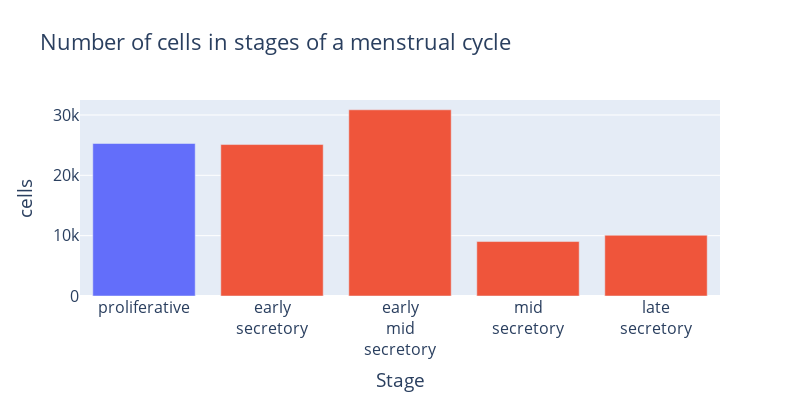

The cell this chart's notebook holds for it:
### Markdown cell above
## Stage

### Code cell
stage = count('Stage', data)
menstrual_cycle= ['proliferative', 'early<br>secretory', 'early<br>mid<br>secretory', 'mid<br>secretory', 'late<br>secretory']
stage = stage.reindex(menstrual_cycle)

plt = px.bar(stage,
             color=['p', 's', 's', 's', 's'],
             title='Number of cells in stages of a menstrual cycle',
             width=800,
             height=400,
             labels={'value':'cells'})

plt.update_layout(showlegend=False,
                  font={'size':16})
plt

### Figure 1 — Plotly figure (JSON) as saved in the notebook; plotly's stock layout.template omitted (floating-point values rounded to 4 significant figures)
{"data": [{"hovertemplate": "color=p<br>Stage=%{x}<br>cells=%{y}<extra></extra>", "legendgroup": "p", "marker": {"color": "#636efa", "pattern": {"shape": ""}}, "name": "p", "orientation": "v", "showlegend": true, "textposition": "auto", "type": "bar", "x": ["proliferative"], "xaxis": "x", "y": [25269], "yaxis": "y"}, {"hovertemplate": "color=s<br>Stage=%{x}<br>cells=%{y}<extra></extra>", "legendgroup": "s", "marker": {"color": "#EF553B", "pattern": {"shape": ""}}, "name": "s", "orientation": "v", "showlegend": true, "textposition": "auto", "type": "bar", "x": ["early<br>secretory", "early<br>mid<br>secretory", "mid<br>secretory", "late<br>secretory"], "xaxis": "x", "y": [25096, 30856, 9024, 10062], "yaxis": "y"}], "layout": {"barmode": "relative", "font": {"size": 16}, "height": 400, "legend": {"title": {"text": "color"}, "tracegroupgap": 0}, "showlegend": false, "title": {"text": "Number of cells in stages of a menstrual cycle"}, "width": 800, "xaxis": {"anchor": "y", "domain": [0, 1], "title": {"text": "Stage"}}, "yaxis": {"anchor": "x", "domain": [0, 1], "title": {"text": "cells"}}}}
